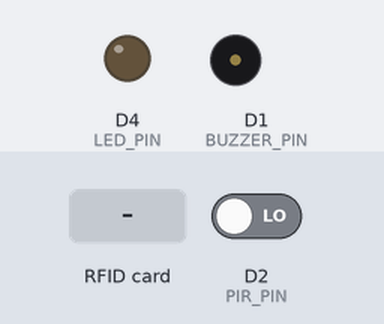
A sketch run on a simulated ESP8266 (NodeMCU). On the bench: output pins drawn as LEDs (lit = HIGH), buzzer (waves = sounding, pin HIGH). The test bench sets the inputs (shaded band); at power-on: D2 (PIR_PIN) LOW. WiFi joins after 1.5 s; servers stay silent unless stated; network time is answered at once with the bench clock; uploads are accepted with an empty reply; the local clock reads 2024-03-15 10:24:30 at power-on unless the sketch sets it; what the sketch prints to the serial monitor is not drawn.

Above: at 2.7 s.
2.8 s: D2 (PIR_PIN) driven HIGH
At 2.9 s:
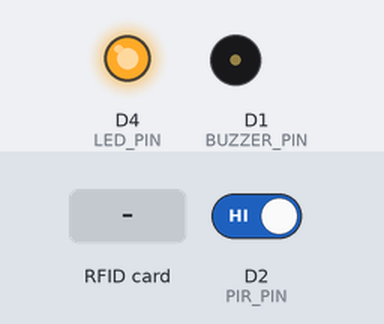
4.5 s: RFID card 53 55 1A 10 held to the reader
At 4.86 s:
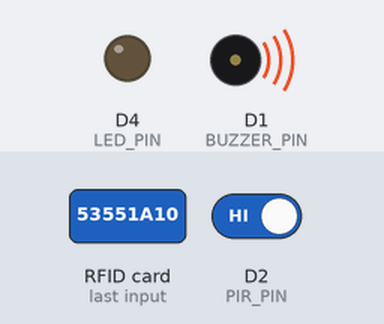
6.5 s: RFID card 5E 7A 19 C4 held to the reader
At 8.4 s:
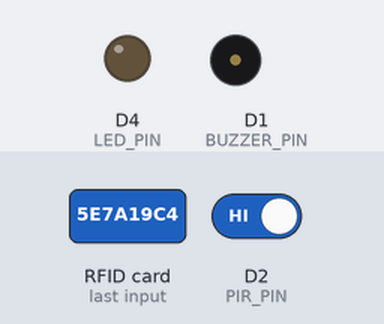
Timing chart, 0 to 9.9 s (numbered marks = the images above; inputs shaded):
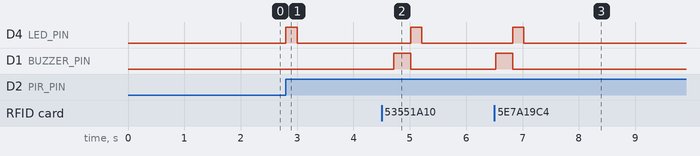

The sketch:

googlw_sheet_final_attendance.ino
```cpp
#include <ESP8266WiFi.h>
#include <ESP8266WebServer.h>
#include <ESP8266HTTPClient.h>
#include <WiFiClientSecure.h>
#include <SPI.h>
#include <MFRC522.h>
#include <NTPClient.h>
#include <WiFiUdp.h>

// ===== Pins =====
#define SS_PIN D8
#define RST_PIN D3
#define PIR_PIN D2
#define LED_PIN D4
#define BUZZER_PIN D1

MFRC522 rfid(SS_PIN, RST_PIN);
ESP8266WebServer server(80);

// ===== WiFi =====
const char* ssid = "Redmi 13 5G";
const char* password = "mrunal2006@";

// ===== Google Apps Script URL =====
const String GOOGLE_SCRIPT_URL = "https://script.google.com/macros/s/AKfycbydcfoDnVMNtAh1HNNaANRMzuSHVktklKBWyUXEeDbOjqH5z4yyg4oPSaQVvP_8z4Wo/exec";

// ===== NTP =====
WiFiUDP ntpUDP;
NTPClient timeClient(ntpUDP, "pool.ntp.org", 19800, 60000);  // IST offset +5:30

// ===== Students =====
struct Student {
  String name;
  String uid;
  bool present;
  String lastScan;
};

Student students[] = {
  {"Mrunal", "53551A10", false, ""},
  {"Divya",  "5CCF964", false, ""},
  {"Diya",   "13AD85", false, ""}
};
const int studentCount = sizeof(students) / sizeof(students[0]);

// ===== Send to Google Sheet =====
void sendToGoogleSheet(String rfid, String name) {
  WiFiClientSecure client;
  client.setInsecure();
  HTTPClient http;

  String postData = "rfid=" + rfid + "&name=" + name;

  if (http.begin(client, GOOGLE_SCRIPT_URL)) {
    http.addHeader("Content-Type", "application/x-www-form-urlencoded");
    int code = http.POST(postData);
    if (code > 0) {
      Serial.printf("📤 Sent! Code:%d\n", code);
      Serial.println(http.getString());
    } else {
      Serial.printf("❌ Send error:%d\n", code);
    }
    http.end();
  } else {
    Serial.println("⚠️ Bad URL");
  }
}

// ===== Dashboard =====
String getHTML() {
  String html = "<html><head><meta http-equiv='refresh' content='5'><title>Attendance</title>"
                "<style>body{font-family:Arial;text-align:center;background:#f7f7f7}"
                "table{margin:auto;border-collapse:collapse;width:85%}"
                "th,td{border:1px solid #444;padding:10px}"
                "th{background:#222;color:#fff}"
                "td.present{background:#c8e6c9}"
                "td.absent{background:#ffcdd2}</style></head><body>";
  html += "<h2>ESP8266 RFID Attendance</h2><table><tr><th>Name</th><th>UID</th><th>Status</th><th>Last Scan</th></tr>";
  for (int i = 0; i < studentCount; i++) {
    html += "<tr><td>" + students[i].name + "</td><td>" + students[i].uid + "</td>";
    html += students[i].present ? "<td class='present'>Present</td>" : "<td class='absent'>Absent</td>";
    html += "<td>" + (students[i].lastScan == "" ? "-" : students[i].lastScan) + "</td></tr>";
  }
  html += "</table></body></html>";
  return html;
}

void handleRoot() { server.send(200, "text/html", getHTML()); }

// ===== Setup =====
void setup() {
  Serial.begin(115200);
  pinMode(PIR_PIN, INPUT);
  pinMode(LED_PIN, OUTPUT);
  pinMode(BUZZER_PIN, OUTPUT);

  SPI.begin();
  rfid.PCD_Init();

  WiFi.begin(ssid, password);
  Serial.print("Connecting to WiFi");
  while (WiFi.status() != WL_CONNECTED) { delay(500); Serial.print("."); }
  Serial.println("\n✅ WiFi connected: " + WiFi.localIP().toString());

  timeClient.begin();
  server.on("/", handleRoot);
  server.begin();
  Serial.println("📡 Server started!");
}

// ===== Loop =====
void loop() {
  server.handleClient();
  timeClient.update();

  if (digitalRead(PIR_PIN) == HIGH) {
    Serial.println("👀 Motion detected!");
    digitalWrite(LED_PIN, HIGH);
    delay(200);
    digitalWrite(LED_PIN, LOW);

    unsigned long start = millis();
    while (millis() - start < 10000) {
      if (rfid.PICC_IsNewCardPresent() && rfid.PICC_ReadCardSerial()) {
        String uid = "";
        for (byte i = 0; i < rfid.uid.size; i++) uid += String(rfid.uid.uidByte[i], HEX);
        uid.toUpperCase();

        Serial.println("🎫 UID: " + uid);
        bool known = false;

        for (int i = 0; i < studentCount; i++) {
          if (uid == students[i].uid) {
            students[i].present = true;

            time_t raw = timeClient.getEpochTime();
            struct tm* ti = localtime(&raw);
            char buf[11];
            strftime(buf, sizeof(buf), "%Y-%m-%d", ti);
            String today = String(buf);

            students[i].lastScan = today;
            sendToGoogleSheet(uid, students[i].name);
            Serial.println("✅ Marked present: " + students[i].name);
            known = true;
            break;
          }
        }

        if (!known) Serial.println("⚠️ Unknown card!");

        digitalWrite(BUZZER_PIN, HIGH);
        delay(300);
        digitalWrite(BUZZER_PIN, LOW);

        rfid.PICC_HaltA();
        rfid.PCD_StopCrypto1();
        break;
      }
    }
    Serial.println("🕐 Waiting for next motion...");
  }
}
```

Measured:
- after the input at 2.8 s, D4 (LED_PIN): LOW → HIGH at once, → LOW 0.20 s later
- after the input at 4.5 s, D4 (LED_PIN): LOW → HIGH after 0.51 s, → LOW 0.20 s later; D1 (BUZZER_PIN): LOW → HIGH after 0.21 s, → LOW 0.30 s later
- after the input at 6.5 s, D4 (LED_PIN): LOW → HIGH after 0.32 s, → LOW 0.20 s later; D1 (BUZZER_PIN): LOW → HIGH at once, → LOW 0.30 s later
